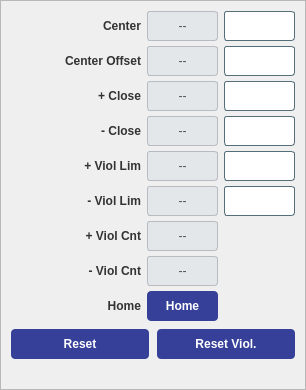
<widget class="QFrame" name="panel_32"><property name="styleSheet"><string notr="true">QFrame#panel_32 { border: 1px solid #A0A0A0; border-radius: 6px; }</string></property><property name="frameShape"><enum>QFrame::StyledPanel</enum></property><layout class="QVBoxLayout" name="tv_31"><property name="spacing"><number>8</number></property><property name="leftMargin"><number>10</number></property><property name="topMargin"><number>10</number></property><property name="rightMargin"><number>10</number></property><property name="bottomMargin"><number>10</number></property><item><layout class="QGridLayout" name="grid_26"><property name="horizontalSpacing"><number>6</number></property><property name="verticalSpacing"><number>5</number></property><item row="0" column="0"><widget class="QLabel" name="lbl_1"><property name="styleSheet"><string notr="true">color: #333; font-weight: bold;</string></property><property name="minimumSize"><size><width>130</width><height>30</height></size></property><property name="text"><string>Center</string></property><property name="alignment"><set>Qt::AlignRight|Qt::AlignVCenter</set></property></widget></item><item row="0" column="1"><widget class="PyDMLabel" name="rb_2"><property name="minimumSize"><size><width>0</width><height>30</height></size></property><property name="sizePolicy"><sizepolicy hsizetype="Expanding" vsizetype="Fixed"><horstretch>1</horstretch><verstretch>0</verstretch></sizepolicy></property><property name="styleSheet"><string notr="true">background-color: #e4e7ea; color: #4a5259; border: 1px solid #b6bcc2; border-radius: 3px;</string></property><property name="alignment"><set>Qt::AlignCenter</set></property><property name="text"><string>--</string></property><property name="channel" stdset="0"><string>ca://${prefix}:MMS:01:fCenter_RBV</string></property></widget></item><item row="0" column="2"><widget class="PyDMLineEdit" name="set_3"><property name="minimumSize"><size><width>0</width><height>30</height></size></property><property name="sizePolicy"><sizepolicy hsizetype="Expanding" vsizetype="Fixed"><horstretch>1</horstretch><verstretch>0</verstretch></sizepolicy></property><property name="styleSheet"><string notr="true">background-color: #ffffff; color: #0c0c0c; border: 1px solid #546e7a; border-radius: 3px;</string></property><property name="alignment"><set>Qt::AlignCenter</set></property><property name="channel" stdset="0"><string>ca://${prefix}:MMS:01:fCenter</string></property></widget></item><item row="1" column="0"><widget class="QLabel" name="lbl_4"><property name="styleSheet"><string notr="true">color: #333; font-weight: bold;</string></property><property name="minimumSize"><size><width>130</width><height>30</height></size></property><property name="text"><string>Center Offset</string></property><property name="alignment"><set>Qt::AlignRight|Qt::AlignVCenter</set></property></widget></item><item row="1" column="1"><widget class="PyDMLabel" name="rb_5"><property name="minimumSize"><size><width>0</width><height>30</height></size></property><property name="sizePolicy"><sizepolicy hsizetype="Expanding" vsizetype="Fixed"><horstretch>1</horstretch><verstretch>0</verstretch></sizepolicy></property><property name="styleSheet"><string notr="true">background-color: #e4e7ea; color: #4a5259; border: 1px solid #b6bcc2; border-radius: 3px;</string></property><property name="alignment"><set>Qt::AlignCenter</set></property><property name="text"><string>--</string></property><property name="channel" stdset="0"><string>ca://${prefix}:MMS:01:fCenterOffset_RBV</string></property></widget></item><item row="1" column="2"><widget class="PyDMLineEdit" name="set_6"><property name="minimumSize"><size><width>0</width><height>30</height></size></property><property name="sizePolicy"><sizepolicy hsizetype="Expanding" vsizetype="Fixed"><horstretch>1</horstretch><verstretch>0</verstretch></sizepolicy></property><property name="styleSheet"><string notr="true">background-color: #ffffff; color: #0c0c0c; border: 1px solid #546e7a; border-radius: 3px;</string></property><property name="alignment"><set>Qt::AlignCenter</set></property><property name="channel" stdset="0"><string>ca://${prefix}:MMS:01:fCenterOffset</string></property></widget></item><item row="2" column="0"><widget class="QLabel" name="lbl_7"><property name="styleSheet"><string notr="true">color: #333; font-weight: bold;</string></property><property name="minimumSize"><size><width>130</width><height>30</height></size></property><property name="text"><string>+ Close</string></property><property name="alignment"><set>Qt::AlignRight|Qt::AlignVCenter</set></property></widget></item><item row="2" column="1"><widget class="PyDMLabel" name="rb_8"><property name="minimumSize"><size><width>0</width><height>30</height></size></property><property name="sizePolicy"><sizepolicy hsizetype="Expanding" vsizetype="Fixed"><horstretch>1</horstretch><verstretch>0</verstretch></sizepolicy></property><property name="styleSheet"><string notr="true">background-color: #e4e7ea; color: #4a5259; border: 1px solid #b6bcc2; border-radius: 3px;</string></property><property name="alignment"><set>Qt::AlignCenter</set></property><property name="text"><string>--</string></property><property name="channel" stdset="0"><string>ca://${prefix}:MMS:01:fStopPos_RBV</string></property></widget></item><item row="2" column="2"><widget class="PyDMLineEdit" name="set_9"><property name="minimumSize"><size><width>0</width><height>30</height></size></property><property name="sizePolicy"><sizepolicy hsizetype="Expanding" vsizetype="Fixed"><horstretch>1</horstretch><verstretch>0</verstretch></sizepolicy></property><property name="styleSheet"><string notr="true">background-color: #ffffff; color: #0c0c0c; border: 1px solid #546e7a; border-radius: 3px;</string></property><property name="alignment"><set>Qt::AlignCenter</set></property><property name="channel" stdset="0"><string>ca://${prefix}:MMS:01:fStopPos</string></property></widget></item><item row="3" column="0"><widget class="QLabel" name="lbl_10"><property name="styleSheet"><string notr="true">color: #333; font-weight: bold;</string></property><property name="minimumSize"><size><width>130</width><height>30</height></size></property><property name="text"><string>- Close</string></property><property name="alignment"><set>Qt::AlignRight|Qt::AlignVCenter</set></property></widget></item><item row="3" column="1"><widget class="PyDMLabel" name="rb_11"><property name="minimumSize"><size><width>0</width><height>30</height></size></property><property name="sizePolicy"><sizepolicy hsizetype="Expanding" vsizetype="Fixed"><horstretch>1</horstretch><verstretch>0</verstretch></sizepolicy></property><property name="styleSheet"><string notr="true">background-color: #e4e7ea; color: #4a5259; border: 1px solid #b6bcc2; border-radius: 3px;</string></property><property name="alignment"><set>Qt::AlignCenter</set></property><property name="text"><string>--</string></property><property name="channel" stdset="0"><string>ca://${prefix}:MMS:01:fStopNeg_RBV</string></property></widget></item><item row="3" column="2"><widget class="PyDMLineEdit" name="set_12"><property name="minimumSize"><size><width>0</width><height>30</height></size></property><property name="sizePolicy"><sizepolicy hsizetype="Expanding" vsizetype="Fixed"><horstretch>1</horstretch><verstretch>0</verstretch></sizepolicy></property><property name="styleSheet"><string notr="true">background-color: #ffffff; color: #0c0c0c; border: 1px solid #546e7a; border-radius: 3px;</string></property><property name="alignment"><set>Qt::AlignCenter</set></property><property name="channel" stdset="0"><string>ca://${prefix}:MMS:01:fStopNeg</string></property></widget></item><item row="4" column="0"><widget class="QLabel" name="lbl_13"><property name="styleSheet"><string notr="true">color: #333; font-weight: bold;</string></property><property name="minimumSize"><size><width>130</width><height>30</height></size></property><property name="text"><string>+ Viol Lim</string></property><property name="alignment"><set>Qt::AlignRight|Qt::AlignVCenter</set></property></widget></item><item row="4" column="1"><widget class="PyDMLabel" name="rb_14"><property name="minimumSize"><size><width>0</width><height>30</height></size></property><property name="sizePolicy"><sizepolicy hsizetype="Expanding" vsizetype="Fixed"><horstretch>1</horstretch><verstretch>0</verstretch></sizepolicy></property><property name="styleSheet"><string notr="true">background-color: #e4e7ea; color: #4a5259; border: 1px solid #b6bcc2; border-radius: 3px;</string></property><property name="alignment"><set>Qt::AlignCenter</set></property><property name="text"><string>--</string></property><property name="channel" stdset="0"><string>ca://${prefix}:MMS:01:fLimitPos_RBV</string></property></widget></item><item row="4" column="2"><widget class="PyDMLineEdit" name="set_15"><property name="minimumSize"><size><width>0</width><height>30</height></size></property><property name="sizePolicy"><sizepolicy hsizetype="Expanding" vsizetype="Fixed"><horstretch>1</horstretch><verstretch>0</verstretch></sizepolicy></property><property name="styleSheet"><string notr="true">background-color: #ffffff; color: #0c0c0c; border: 1px solid #546e7a; border-radius: 3px;</string></property><property name="alignment"><set>Qt::AlignCenter</set></property><property name="channel" stdset="0"><string>ca://${prefix}:MMS:01:fLimitPos</string></property></widget></item><item row="5" column="0"><widget class="QLabel" name="lbl_16"><property name="styleSheet"><string notr="true">color: #333; font-weight: bold;</string></property><property name="minimumSize"><size><width>130</width><height>30</height></size></property><property name="text"><string>- Viol Lim</string></property><property name="alignment"><set>Qt::AlignRight|Qt::AlignVCenter</set></property></widget></item><item row="5" column="1"><widget class="PyDMLabel" name="rb_17"><property name="minimumSize"><size><width>0</width><height>30</height></size></property><property name="sizePolicy"><sizepolicy hsizetype="Expanding" vsizetype="Fixed"><horstretch>1</horstretch><verstretch>0</verstretch></sizepolicy></property><property name="styleSheet"><string notr="true">background-color: #e4e7ea; color: #4a5259; border: 1px solid #b6bcc2; border-radius: 3px;</string></property><property name="alignment"><set>Qt::AlignCenter</set></property><property name="text"><string>--</string></property><property name="channel" stdset="0"><string>ca://${prefix}:MMS:01:fLimitNeg_RBV</string></property></widget></item><item row="5" column="2"><widget class="PyDMLineEdit" name="set_18"><property name="minimumSize"><size><width>0</width><height>30</height></size></property><property name="sizePolicy"><sizepolicy hsizetype="Expanding" vsizetype="Fixed"><horstretch>1</horstretch><verstretch>0</verstretch></sizepolicy></property><property name="styleSheet"><string notr="true">background-color: #ffffff; color: #0c0c0c; border: 1px solid #546e7a; border-radius: 3px;</string></property><property name="alignment"><set>Qt::AlignCenter</set></property><property name="channel" stdset="0"><string>ca://${prefix}:MMS:01:fLimitNeg</string></property></widget></item><item row="6" column="0"><widget class="QLabel" name="lbl_19"><property name="styleSheet"><string notr="true">color: #333; font-weight: bold;</string></property><property name="minimumSize"><size><width>130</width><height>30</height></size></property><property name="text"><string>+ Viol Cnt</string></property><property name="alignment"><set>Qt::AlignRight|Qt::AlignVCenter</set></property></widget></item><item row="6" column="1"><widget class="PyDMLabel" name="rb_20"><property name="minimumSize"><size><width>0</width><height>30</height></size></property><property name="sizePolicy"><sizepolicy hsizetype="Expanding" vsizetype="Fixed"><horstretch>1</horstretch><verstretch>0</verstretch></sizepolicy></property><property name="styleSheet"><string notr="true">background-color: #e4e7ea; color: #4a5259; border: 1px solid #b6bcc2; border-radius: 3px;</string></property><property name="alignment"><set>Qt::AlignCenter</set></property><property name="text"><string>--</string></property><property name="channel" stdset="0"><string>ca://${prefix}:MMS:01:nOvrCntPos_RBV</string></property></widget></item><item row="7" column="0"><widget class="QLabel" name="lbl_21"><property name="styleSheet"><string notr="true">color: #333; font-weight: bold;</string></property><property name="minimumSize"><size><width>130</width><height>30</height></size></property><property name="text"><string>- Viol Cnt</string></property><property name="alignment"><set>Qt::AlignRight|Qt::AlignVCenter</set></property></widget></item><item row="7" column="1"><widget class="PyDMLabel" name="rb_22"><property name="minimumSize"><size><width>0</width><height>30</height></size></property><property name="sizePolicy"><sizepolicy hsizetype="Expanding" vsizetype="Fixed"><horstretch>1</horstretch><verstretch>0</verstretch></sizepolicy></property><property name="styleSheet"><string notr="true">background-color: #e4e7ea; color: #4a5259; border: 1px solid #b6bcc2; border-radius: 3px;</string></property><property name="alignment"><set>Qt::AlignCenter</set></property><property name="text"><string>--</string></property><property name="channel" stdset="0"><string>ca://${prefix}:MMS:01:nOvrCntNeg_RBV</string></property></widget></item><item row="8" column="0"><widget class="QLabel" name="lbl_23"><property name="styleSheet"><string notr="true">color: #333; font-weight: bold;</string></property><property name="minimumSize"><size><width>130</width><height>30</height></size></property><property name="text"><string>Home</string></property><property name="alignment"><set>Qt::AlignRight|Qt::AlignVCenter</set></property></widget></item><item row="8" column="1"><widget class="PyDMPushButton" name="btn_24"><property name="minimumSize"><size><width>0</width><height>30</height></size></property><property name="styleSheet"><string notr="true">QPushButton { color: white; background-color: rgb(54,64,153); font-weight: bold; border-radius: 4px; } QPushButton:hover { background-color: #21618C; }</string></property><property name="text"><string>Home</string></property><property name="channel" stdset="0"><string>ca://${prefix}:MMS:01:eModeSelector</string></property><property name="pressValue" stdset="0"><string>5</string></property><property name="showConfirmDialog" stdset="0"><bool>true</bool></property><property name="confirmMessage" stdset="0"><string>Proceed with Home?</string></property></widget></item><item row="8" column="2"><widget class="PyDMByteIndicator" name="byte_25"><property name="minimumSize"><size><width>20</width><height>20</height></size></property><property name="channel" stdset="0"><string>ca://${prefix}:MMS:01:bCentered_RBV</string></property><property name="showLabels" stdset="0"><bool>false</bool></property><property name="circles" stdset="0"><bool>true</bool></property><property name="numBits" stdset="0"><number>1</number></property></widget></item></layout></item><item><layout class="QHBoxLayout" name="acts_29"><item><widget class="PyDMPushButton" name="btn_27"><property name="minimumSize"><size><width>0</width><height>30</height></size></property><property name="styleSheet"><string notr="true">QPushButton { color: white; background-color: rgb(54,64,153); font-weight: bold; border-radius: 4px; } QPushButton:hover { background-color: #21618C; }</string></property><property name="text"><string>Reset</string></property><property name="channel" stdset="0"><string>ca://${prefix}:MMS:01:bReset</string></property><property name="pressValue" stdset="0"><string>1</string></property><property name="showConfirmDialog" stdset="0"><bool>true</bool></property><property name="confirmMessage" stdset="0"><string>Proceed with Reset?</string></property></widget></item><item><widget class="PyDMPushButton" name="btn_28"><property name="minimumSize"><size><width>0</width><height>30</height></size></property><property name="styleSheet"><string notr="true">QPushButton { color: white; background-color: rgb(54,64,153); font-weight: bold; border-radius: 4px; } QPushButton:hover { background-color: #21618C; }</string></property><property name="text"><string>Reset Viol.</string></property><property name="channel" stdset="0"><string>ca://${prefix}:MMS:01:bResetCnt</string></property><property name="pressValue" stdset="0"><string>1</string></property><property name="showConfirmDialog" stdset="0"><bool>true</bool></property><property name="confirmMessage" stdset="0"><string>Proceed with Reset Viol.?</string></property></widget></item></layout></item><item><spacer name="vs_30"><property name="orientation"><enum>Qt::Vertical</enum></property><property name="sizeHint" stdset="0"><size><width>20</width><height>20</height></size></property></spacer></item></layout></widget>
